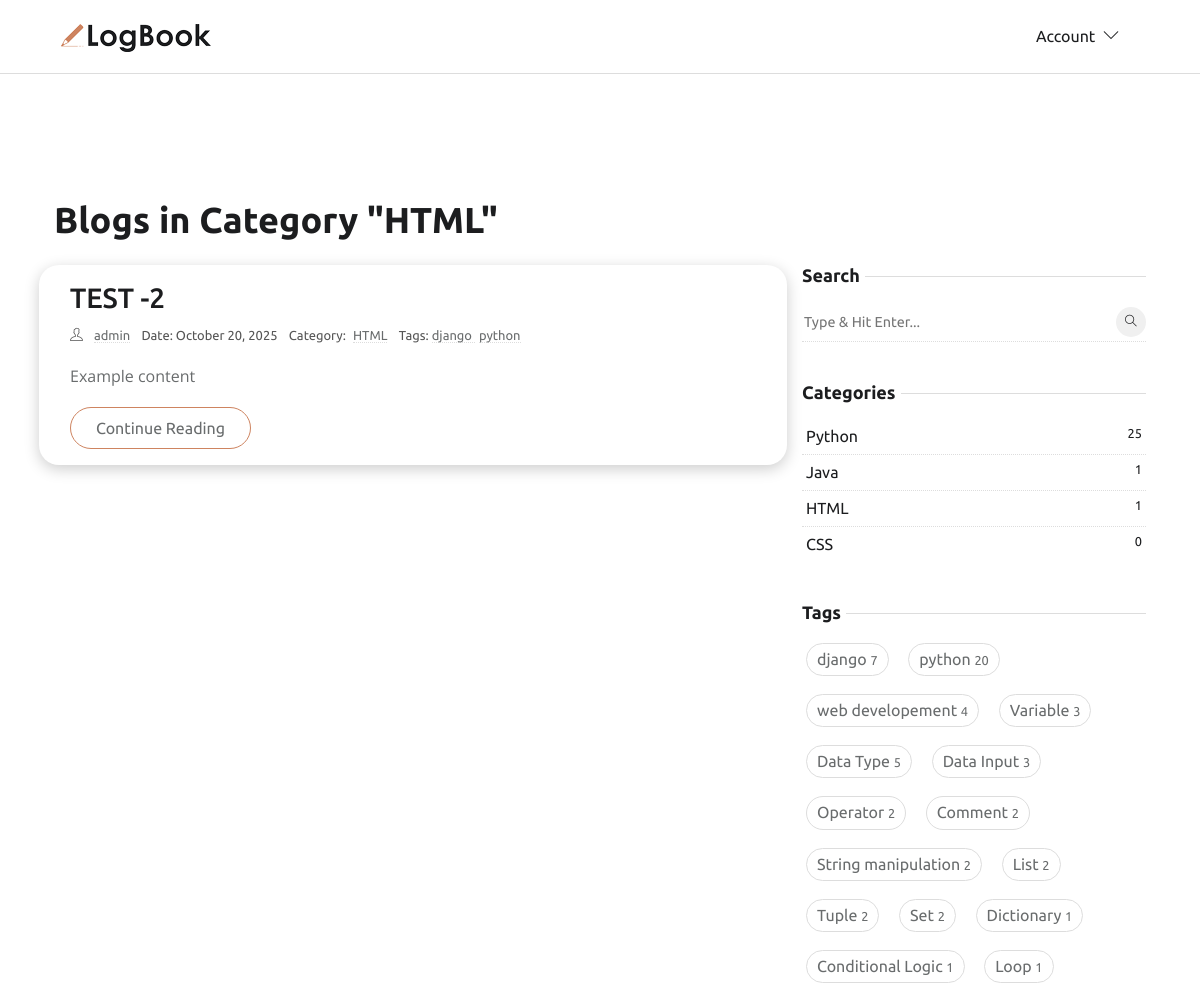
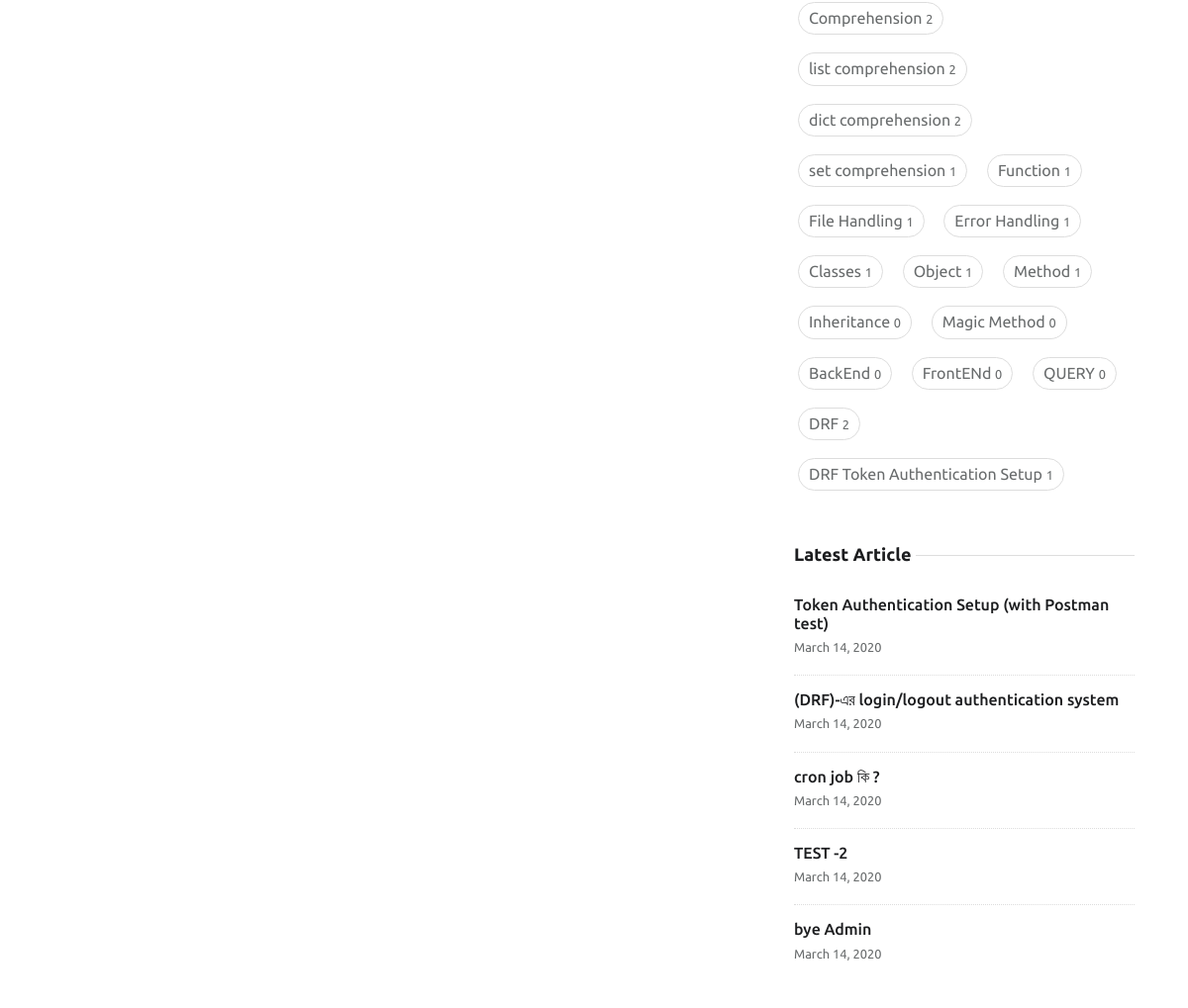
The app's page /category/html/, older data (2 pictures, top to bottom).
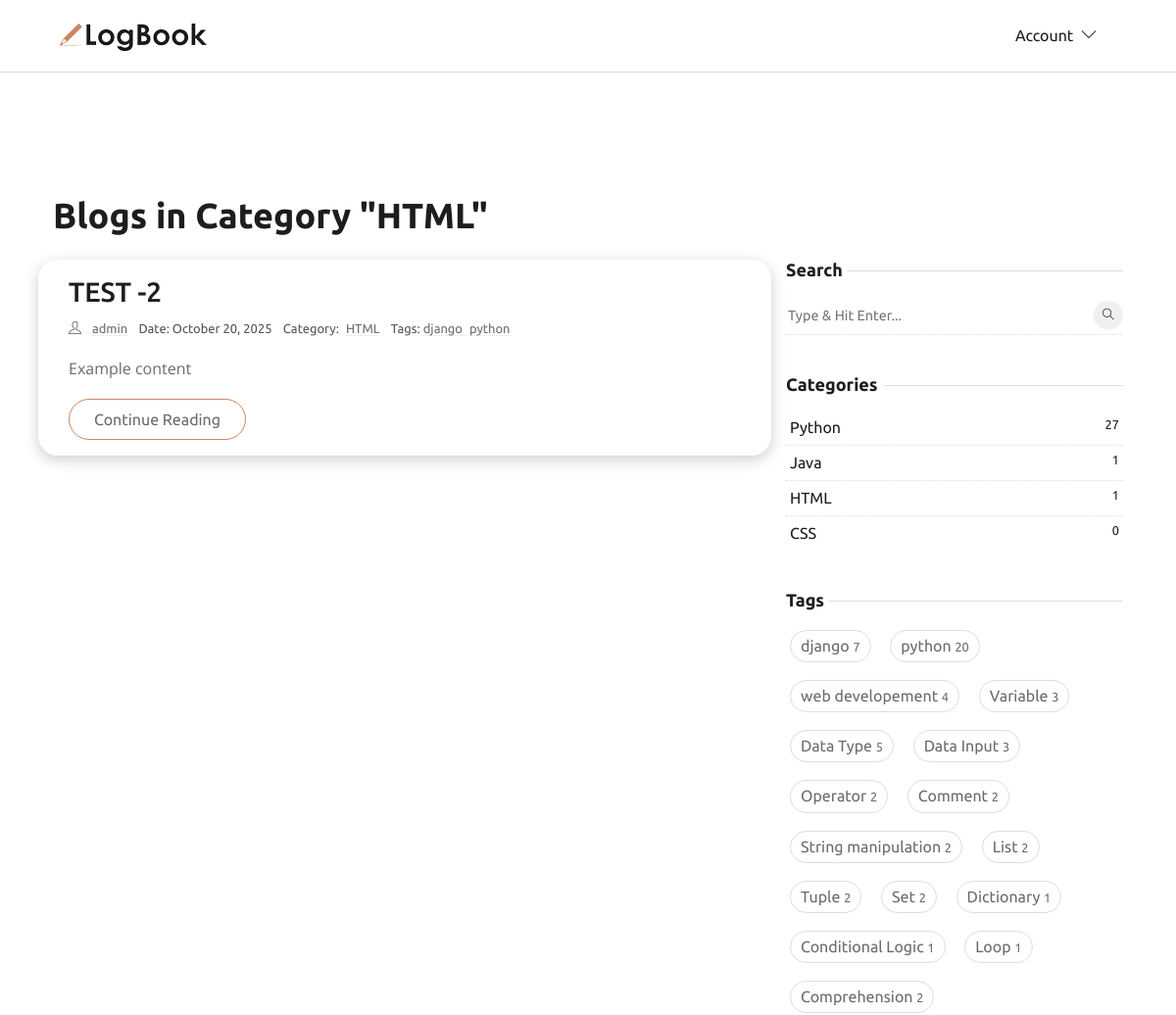
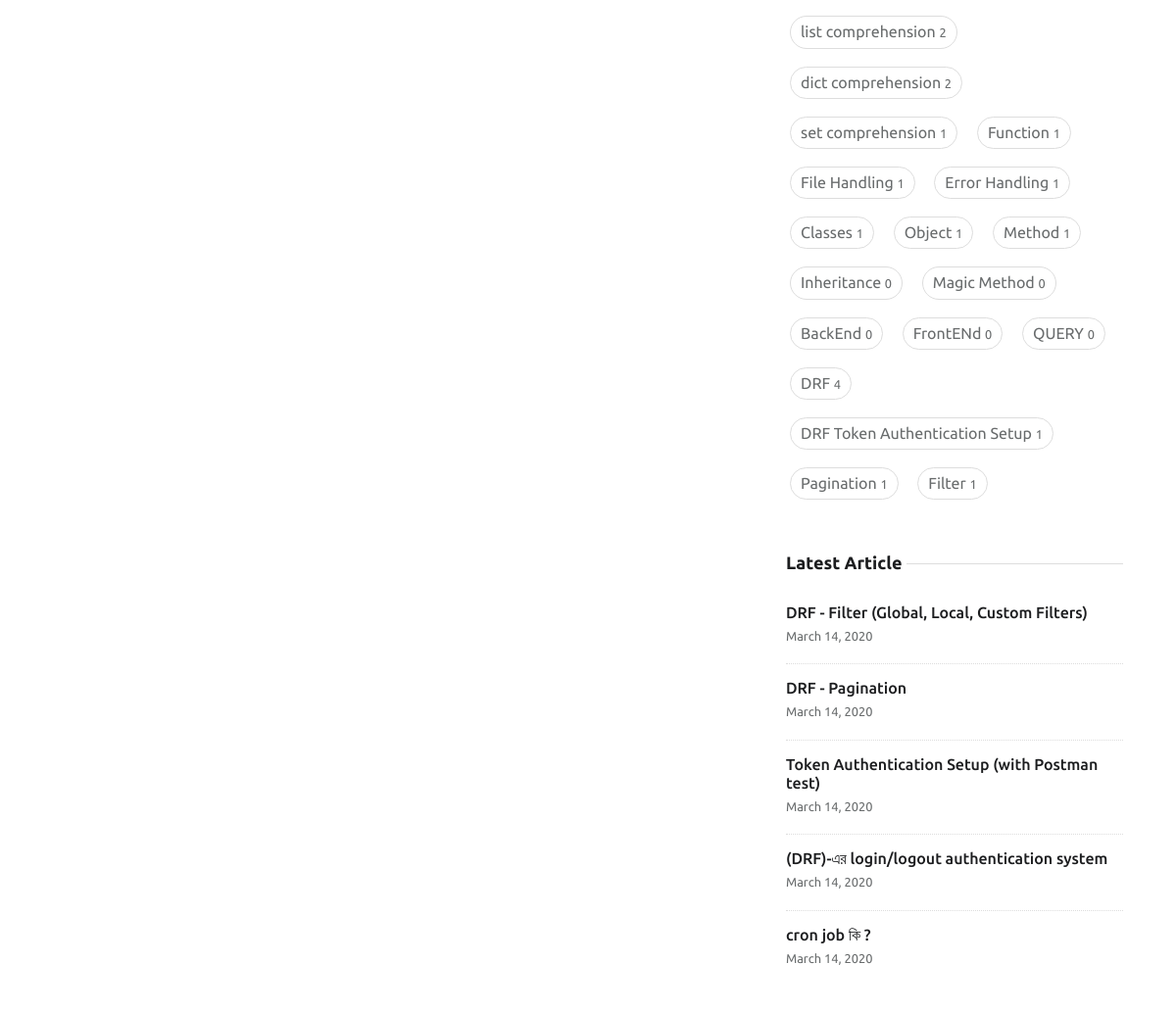
The same page, newer data (2 pictures, top to bottom).
### app_home/models.py (models this page shows, shortened)
class Blog(models.Model):
    author = models.ForeignKey(
        settings.AUTH_USER_MODEL, related_name='user_blogs', on_delete=models.CASCADE
    )
    title = models.CharField(max_length=100, unique=True)
    slug = models.SlugField(unique=True, blank=True, null=True, max_length=300)
    content = RichTextUploadingField()
    category = models.ForeignKey(
        Category,
        related_name='category_blogs',
        on_delete=models.CASCADE
    )
    tags = models.ManyToManyField(Tag, related_name='tag_blogs')
    created_date = models.DateTimeField(auto_now_add=True)
    updated_date = models.DateTimeField(auto_now=True)
    class Meta:
        ordering = ['-created_date']
        indexes = [models.Index(fields=['title','created_date'])]
    class Meta:
        ordering = ['-created_date']
        indexes = [models.Index(fields=['title','created_date'])]
    def get_absolute_url(self):
        return reverse('blog-detail', kwargs={'slug': self.slug})

class Category(models.Model):
    title = models.CharField(max_length=50, unique=True, db_index=True)
    slug = models.SlugField(unique=True, blank=True, null=True, max_length=300)
    def __str__(self):
        return self.title
    class Meta:
        verbose_name = "Category"
        verbose_name_plural = "Categories"

class Tag(models.Model):
    title = models.CharField(max_length=50, unique=True, db_index=True)
    slug = models.SlugField(unique=True, blank=True, null=True, max_length=300)

### app_account/models.py (models this page shows, shortened)
class CustomUser(AbstractBaseUser, PermissionsMixin):
    email = models.EmailField(unique=True)
    username = models.CharField(max_length=50)
    first_name = models.CharField(max_length=50, blank=True)
    last_name = models.CharField(max_length=50, blank=True)
    is_active = models.BooleanField(default=False)  # For Mail Verification
    is_staff = models.BooleanField(default=False)
    date_joined = models.DateTimeField(default=timezone.now)
    objects = CustomUserManager()
    USERNAME_FIELD = 'email'      # login field
    REQUIRED_FIELDS = ['username']  # required when creating superuser

### app_home/views.py (the view)
# urls.py: path('category/<slug:slug>/', CategoryBlogsView.as_view(), name='category-blogs'),
class CategoryBlogsView(ListView):
    model = Blog
    template_name = 'blog/category_blogs.html'
    context_object_name = 'category_blogs'
    def get_queryset(self):
        start = time.time()
        self.category = get_object_or_404(Category, slug=self.kwargs['slug'])
        queryset = self.category.category_blogs.all()
        list(queryset)  # queryset evaluate
        duration = time.time() - start
        print(f"📊 Category query time: {duration:.4f} seconds")
        return queryset
    def get_context_data(self, **kwargs):
        context = super().get_context_data(**kwargs)
        context['category'] = self.category
        return context

### app_home/context_processors.py (called while the page is built)
def get_all_categories(request):
    categories = Category.objects.all()
    return {'categories': categories}

def get_all_tags(request):
    tags = Tag.objects.all()
    return {'tags': tags}

def get_recent_blogs(request):
    recent_blogs = Blog.objects.order_by('-created_date')[:5]
    return {'recent_blogs': recent_blogs}

### templates/blog/category_blogs.html (shortened to what this page needs)
{% extends 'base/base.html' %}
{% load static %}
{% load custom_filters %}
{% block content %}
<section class="section">
    <div class="container p-4">
        <h2 class="mb-4">Blogs in Category "{{ category }}"</h2>
        <div class="row">
            <div class="col-lg-8 mb-5 mb-lg-0">
                {% for blog in category_blogs %}
                <article class="row p-3 mb-4 blog-card">
                    <div class="col-md-12">
                        <h3 class="h3"><a class="post-title" href="{{ blog.get_absolute_url }}">{{ blog.title }}</a>
                        </h3>
                        <ul class="list-inline post-meta mb-2">
                            <li class="list-inline-item"><i class="ti-user mr-2"></i>
                                <a href="{% url 'profile' blog.author.username %}">{{ blog.author.get_full_name|default:blog.author.username }}</a>
                            </li>
                            <li class="list-inline-item">Date: {{ blog.created_date|date:"F d, Y" }}</li>
                           <li class="list-inline-item">
                                Category: <a href="{% url 'category-blogs' blog.category.slug %}" class="ml-1">
                                    {{blog.category.title }}</a>
                            </li>
                            <li class="list-inline-item">
                                Tags:
                                {% for tag in blog.tags.all %}
                                <a href="{% url 'tag-blogs' tag.slug %}" class="mr-1">
                                    {{ tag.title}}
                                </a>
                                {% empty %}
                                No tags
                                {% endfor %}
                            </li>
                        </ul>
                        <p>{{ blog.content|truncatewords:40|safe }}</p>
                        <a href="{% url 'blog-detail' blog.slug %}" class="btn btn-outline-primary">
                            Continue Reading
                        </a>
                    </div>
                </article>
                {% endfor %}
            </div>
            <div class="col-lg-4">
                <aside class="fixed-sidebar">
                    {% include 'base/sideber.html' %}
                </aside>
            </div>
        </div>
    </div>
</section>
{% endblock content %}

### templates/base/sideber.html (shortened to what this page needs)
{% load static %}
<div class="widget">
   <h5 class="widget-title"><span>Search</span></h5>
   <form action="{% url 'search-results' %}" method="GET" class="widget-search position-relative">
      <input id="search-query" name="q" type="search" required placeholder="Type & Hit Enter..." autocomplete="off">
      <button type="submit"><i class="ti-search"></i></button>
   </form>
</div>
<div class="widget">
   <h5 class="widget-title"><span>Categories</span></h5>
   <ul class="list-unstyled widget-list">
      {% for cat in categories %}
      <li class="cate-card p-1">
         <a href="{% url 'category-blogs' cat.slug %}" class="d-flex">
            {{cat.title}}
            <small class="ml-auto">{{cat.category_blogs.count}}</small>
         </a>
      </li>
      {% endfor %}
   </ul>
</div>
<div class="widget">
   <h5 class="widget-title"><span>Tags</span></h5>
   <ul class="list-inline widget-list-inline">
      {% for tag in tags %}
      <li class="list-inline-item cate-card p-1">
         <a href="{% url 'tag-blogs' tag.slug %}">
            {{tag.title}}
            <small class="ml-auto">{{tag.tag_blogs.count}}</small></a>
      </li>
      {% endfor %}
   </ul>
</div>
<div class="widget">
   <h5 class="widget-title"><span>Latest Article</span></h5>
   <ul class="list-unstyled widget-list">
      {% for blog in recent_blogs %}
      <li class="media widget-post align-items-center">
         <div class="media-body">
            <h5 class="h6 mb-0"><a href="{{ blog.get_absolute_url }}">{{blog.title}}</a>
            </h5>
            <small>March 14, 2020</small>
         </div>
      </li>
      {% endfor %}
   </ul>
</div>

Row changes from the older to the newer data that the page shows:
no longer on one of the page's lists (row unchanged): Blog: title "TEST -2"
no longer on this page (row unchanged): Blog: title "bye Admin", shown under "Latest Article"
computed for Category "Python": category_blogs.count "25" → "27"
computed for Tag "DRF": tag_blogs.count "2" → "4"
added Tag: title "Pagination", tag_blogs.count "1", shown under "Tags"
added Tag: title "Filter", tag_blogs.count "1", shown under "Tags"
added Blog: title "DRF - Filter (Global, Local, Custom Filters)", shown under "Latest Article"
added Blog: title "DRF - Pagination", shown under "Latest Article"
